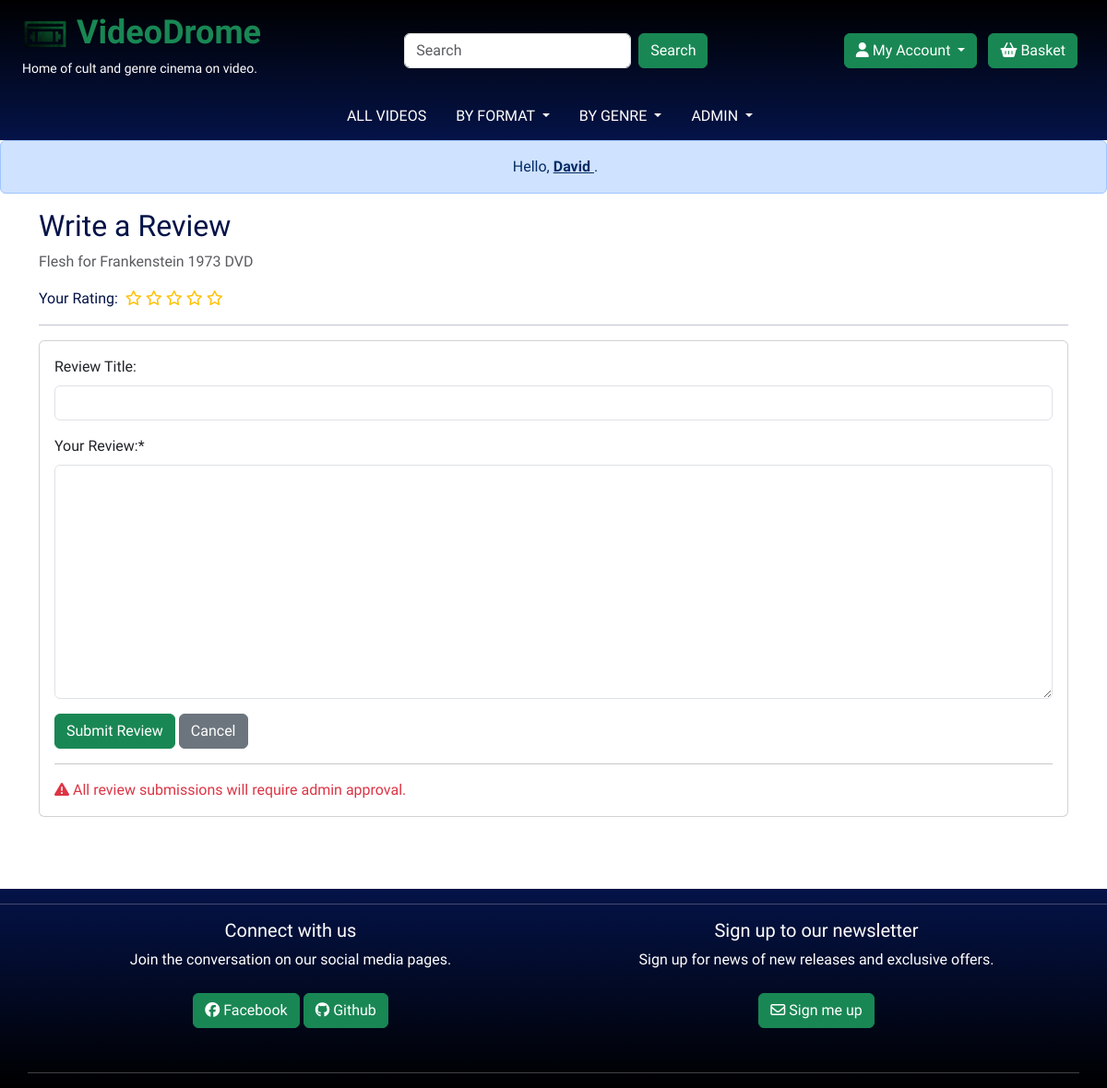
The page /videos/review/flesh-for-frankenstein-dvd (signed in) on the database its author committed.
### videos/models.py (models this page shows, shortened)
class Video(models.Model):
    CERTIFICATE_CHOICES=[
        ("Not Rated", "Not Rated"),
        ("U", "U"),
        ("PG", "PG"),
        ("12", "12"),
        ("15", "15"),
        ("18", "18"),
    ]
    FORMAT_CHOICES=[
        ("DVD", "DVD"),
        ("Blu-Ray", "Blu-Ray"),
        ("UHD", "UHD"),
        ("Dual Format: Blu-Ray and DVD", "Dual Format: Blu-Ray and DVD"),
        ("Dual Format: UHD and Blu-Ray", "Dual Format: UHD and Blu-Ray"),
    ]
    CONDITION_CHOICES=[
        ("Used", "Used"),
        ("New", "New"),
    ]
    title = models.CharField(max_length=250, unique=True)
    slug = models.SlugField(max_length=250, editable=True)
    director = models.CharField(max_length=250, null=True)
    format = models.CharField(choices=FORMAT_CHOICES, max_length=250, default="DVD", null=False)
    discs = models.IntegerField(default=1, null=False)
    condition = models.CharField(choices=CONDITION_CHOICES, max_length=250, default="Used", null=True)
    price = models.DecimalField(default=0.0, null=False, max_digits=4, decimal_places=2)
    stock = models.IntegerField(default=0, null=False)
    cover = CloudinaryField('video_cover', default='placeholder', null=True, blank=True)
    overview = models.TextField(blank=True)
    overview_source = models.URLField(blank=True, null=True)
    trailer = models.URLField(blank=True, null=True)
    release_year = models.DecimalField(max_digits=4, decimal_places=0, blank=True)
    certificate = models.CharField(choices=CERTIFICATE_CHOICES, max_length=250, default="Not Rated", null=False)
    aspect_ratio = models.CharField(max_length=250, blank=True)
    feature_length = models.CharField(max_length=250, blank=True)
    added = models.DateTimeField(auto_now_add=True)
    on_sale = models.BooleanField(default=False)
    sku = models.CharField(max_length=254, null=True, blank=True)
    languages = models.ManyToManyField(Language, blank=True, related_name='video')
    subtitles = models.ManyToManyField(Subtitle, blank=True, related_name='video')
    region = models.ManyToManyField(Region, blank=True, related_name='video')
    genre = models.ManyToManyField(Genre, blank=True)
    wishlist = models.ManyToManyField(
        User,
        related_name='wishlist',
        blank=True
    )
    rating = models.IntegerField(blank=True, null=True)

### videos/views.py (the view, shortened to what this page needs)
# urls.py: path('review/<slug:slug>', views.create_review, name='create_review'),
def create_review(request, slug):
    review_form = ReviewForm()
    user = get_object_or_404(User, id=request.user.id)
    video = get_object_or_404(Video, slug=slug)
    user_rating = None
    if UserRating.objects.filter(user=request.user, video=video).exists():
            user_rating = get_object_or_404(UserRating.objects.filter(user=request.user, video=video))
    else:
        user_rating = None
    context = {
        "video": video,
        "review_form": review_form,
        "user_rating": user_rating,
    }
    return render(request, "videos/create_review.html", context)

### videos/forms.py
class ReviewForm(forms.ModelForm):
    class Meta:
        model = UserReview
        fields = ('title', 'content',)
        labels = {
            "title": "Review Title:",
            "content": "Your Review:",
        }

### basket/contexts.py (called while the page is built, shortened)
def in_basket(request):
    basket_items = []
    total_basket_cost = 0
    all_item_count = 0
    basket = request.session.get('basket', {})
    context = {
        'basket_items': basket_items,
        'total_basket_cost': total_basket_cost,
        'all_item_count': all_item_count,
    } # Add basket list, total cost of the basket and count of all items in basket to context.
    return context # Make context available to entire app though conxent processor in settings

### videos/contexts.py (called while the page is built)
def genre_list(request):
    genre_list = Genre.objects.all()
    context = {
        'genre_list': genre_list,
    }
    return context

### videos/templates/videos/create_review.html (shortened to what this page needs)
{% extends 'base.html' %} {% block content %}
{% load static %}
{% load crispy_forms_tags %}
<div class="container">
    <div class="row">
        <div class="col">
            <h2>Write a Review</h2>
            <p class="text-muted">{{ video.title }}&nbsp;{{ video.release_year }}&nbsp;{{ video.format}}</p>
            {% include 'includes/stars.html' %}
            <hr>
            <div class="card">
                <div class="card-body">
                    {% if user.is_authenticated %}
                    <form id="review_form" method="post" enctype="multipart/form-data">
                        {{ review_form | crispy }}
                        <button type="submit" class="btn btn-success">
                            Submit Review
                        </button>
                        <a href="{% url 'video_detail' video.slug %}" class="btn btn-secondary">Cancel</a>
                    </form>
                    <hr>
                    <div class="text-danger">
                        <i class="fa-solid fa-triangle-exclamation"></i>
                        All review submissions will require admin approval.
                    </div>
                    {% else %}
                    <div class="alert" role="alert">
                        <i class="fa-solid fa-triangle-exclamation"></i>
                        Please log in to write a review!
                    </div>
                    {% endif %}
                </div>
            </div>
        </div>
    </div>
</div>
{% endblock %}

### templates/base.html (shortened to what this page needs)
{% load static %}
<!doctype html>
<html lang="en">
  <head>
    {% block external_css %}
    <link href="https://cdn.jsdelivr.net/npm/bootstrap@5.3.3/dist/css/bootstrap.min.css" rel="stylesheet">
    <link href="//cdn-images.mailchimp.com/embedcode/classic-061523.css" rel="stylesheet" type="text/css">
    {% endblock %}
    {% block static_css %}
    <link rel="stylesheet" href="{% static 'css/style.css' %}">
    {% endblock %}
  </head>
  <body class="d-flex flex-column"
  {% if is_index %} style="background-image: url('static/images/videodrome_bg.webp');" {% endif %}>
    {% include 'includes/nav-desktop.html' %}
    <div class="content-block">
      <div class="d-none d-xl-block alert alert-primary text-center " role="alert">
        {% if user.is_authenticated %}
        &nbsp;Hello, <a href="{% url 'customer_info' %}" class="alert-link">
          {% if user.first_name %}
          {{ user.first_name }}
          {% else %}
          {{ user }}
          {% endif %}
        </a>.
        {% else %}
        &nbsp;Hello, log in or register to access more of our features.
        {% endif %}
      </div>
      <div class="mt-2">
        {% block content %}
        {% endblock content %}
      </div>
    </div>
    {% include 'includes/footer.html' %}
  </body>
</html>

### static/css/style.css (style rules this page uses)
body { min-height: 100vh; background-color: #ffffff; color: #041348; font-family: "Orbitron", sans-serif; font-optical-sizing: auto; font-weight: 400; font-style: normal; font-size: 1rem; background-repeat: no-repeat; background-attachment: fixed; background-position: right -300px top 0; background-size: cover; }
.content-block { margin-top: 54px; min-height: 75vh; margin-bottom: 54px; }
@media (min-width: 768px) { body { background-position: right 0px; } }
@media (min-width: 1200px) { .content-block { margin-top: 152px; } }

### rows shown on the page
Video: title "Flesh for Frankenstein", release_year "1973", format "DVD"

### other values the page prints
{{ user.first_name }} "David"
